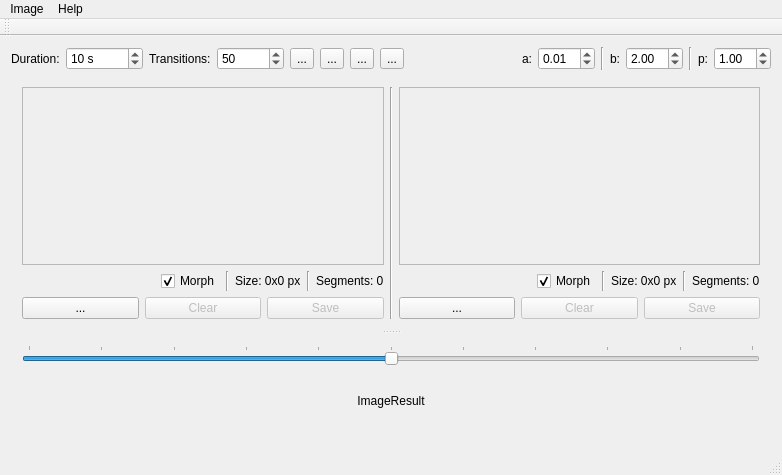
<?xml version="1.0" encoding="UTF-8"?>
<ui version="4.0">
 <class>MainWindow</class>
 <widget class="QMainWindow" name="MainWindow">
  <property name="geometry">
   <rect>
    <x>0</x>
    <y>0</y>
    <width>782</width>
    <height>475</height>
   </rect>
  </property>
  <property name="windowTitle">
   <string>ImageMorph</string>
  </property>
  <property name="windowIcon">
   <iconset resource="resources.qrc">
    <normaloff>:/images/images/monkey.png</normaloff>:/images/images/monkey.png</iconset>
  </property>
  <widget class="QWidget" name="centralWidget">
   <layout class="QVBoxLayout" name="verticalLayout">
    <item>
     <layout class="QHBoxLayout" name="horizontalLayout_5">
      <item>
       <widget class="QLabel" name="label">
        <property name="text">
         <string>Duration:</string>
        </property>
       </widget>
      </item>
      <item>
       <widget class="QSpinBox" name="duration_spin">
        <property name="suffix">
         <string> s</string>
        </property>
        <property name="minimum">
         <number>1</number>
        </property>
        <property name="maximum">
         <number>999999999</number>
        </property>
        <property name="value">
         <number>10</number>
        </property>
       </widget>
      </item>
      <item>
       <widget class="QLabel" name="label_5">
        <property name="text">
         <string>Transitions:</string>
        </property>
       </widget>
      </item>
      <item>
       <widget class="QSpinBox" name="trasitions_spin">
        <property name="minimum">
         <number>1</number>
        </property>
        <property name="maximum">
         <number>999999</number>
        </property>
        <property name="value">
         <number>50</number>
        </property>
       </widget>
      </item>
      <item>
       <widget class="QToolButton" name="play_button">
        <property name="text">
         <string>...</string>
        </property>
        <property name="icon">
         <iconset resource="resources.qrc">
          <normaloff>:/images/images/play.png</normaloff>:/images/images/play.png</iconset>
        </property>
       </widget>
      </item>
      <item>
       <widget class="QToolButton" name="stop_button">
        <property name="text">
         <string>...</string>
        </property>
        <property name="icon">
         <iconset resource="resources.qrc">
          <normaloff>:/images/images/stop.png</normaloff>:/images/images/stop.png</iconset>
        </property>
       </widget>
      </item>
      <item>
       <widget class="QToolButton" name="record_button">
        <property name="text">
         <string>...</string>
        </property>
        <property name="icon">
         <iconset resource="resources.qrc">
          <normaloff>:/images/images/record.png</normaloff>:/images/images/record.png</iconset>
        </property>
        <property name="checkable">
         <bool>true</bool>
        </property>
       </widget>
      </item>
      <item>
       <widget class="QToolButton" name="repeat_button">
        <property name="text">
         <string>...</string>
        </property>
        <property name="icon">
         <iconset resource="resources.qrc">
          <normaloff>:/images/images/repeat.png</normaloff>:/images/images/repeat.png</iconset>
        </property>
        <property name="checkable">
         <bool>true</bool>
        </property>
        <property name="checked">
         <bool>false</bool>
        </property>
        <property name="autoRaise">
         <bool>false</bool>
        </property>
       </widget>
      </item>
      <item>
       <spacer name="horizontalSpacer">
        <property name="orientation">
         <enum>Qt::Horizontal</enum>
        </property>
        <property name="sizeHint" stdset="0">
         <size>
          <width>40</width>
          <height>20</height>
         </size>
        </property>
       </spacer>
      </item>
      <item>
       <widget class="QLabel" name="label_2">
        <property name="text">
         <string>a:</string>
        </property>
       </widget>
      </item>
      <item>
       <widget class="QDoubleSpinBox" name="a_value_spin">
        <property name="minimum">
         <double>0.000000000000000</double>
        </property>
        <property name="singleStep">
         <double>0.010000000000000</double>
        </property>
        <property name="value">
         <double>0.010000000000000</double>
        </property>
       </widget>
      </item>
      <item>
       <widget class="Line" name="line_2">
        <property name="orientation">
         <enum>Qt::Vertical</enum>
        </property>
       </widget>
      </item>
      <item>
       <widget class="QLabel" name="label_3">
        <property name="text">
         <string>b:</string>
        </property>
       </widget>
      </item>
      <item>
       <widget class="QDoubleSpinBox" name="b_value_spin">
        <property name="minimum">
         <double>0.000000000000000</double>
        </property>
        <property name="singleStep">
         <double>0.010000000000000</double>
        </property>
        <property name="value">
         <double>2.000000000000000</double>
        </property>
       </widget>
      </item>
      <item>
       <widget class="Line" name="line_3">
        <property name="orientation">
         <enum>Qt::Vertical</enum>
        </property>
       </widget>
      </item>
      <item>
       <widget class="QLabel" name="label_4">
        <property name="text">
         <string>p:</string>
        </property>
       </widget>
      </item>
      <item>
       <widget class="QDoubleSpinBox" name="p_value_spin">
        <property name="minimum">
         <double>0.010000000000000</double>
        </property>
        <property name="singleStep">
         <double>0.010000000000000</double>
        </property>
        <property name="value">
         <double>1.000000000000000</double>
        </property>
       </widget>
      </item>
     </layout>
    </item>
    <item>
     <widget class="QSplitter" name="splitter">
      <property name="orientation">
       <enum>Qt::Vertical</enum>
      </property>
      <widget class="QWidget" name="layoutWidget">
       <layout class="QHBoxLayout" name="horizontalLayout">
        <item>
         <layout class="QVBoxLayout" name="image1_layout">
          <item>
           <widget class="QScrollArea" name="image1_scrollArea">
            <property name="widgetResizable">
             <bool>true</bool>
            </property>
            <widget class="QWidget" name="scrollAreaWidgetContents">
             <property name="geometry">
              <rect>
               <x>0</x>
               <y>0</y>
               <width>370</width>
               <height>205</height>
              </rect>
             </property>
             <layout class="QVBoxLayout" name="verticalLayout_5">
              <property name="leftMargin">
               <number>0</number>
              </property>
              <property name="topMargin">
               <number>0</number>
              </property>
              <property name="rightMargin">
               <number>0</number>
              </property>
              <property name="bottomMargin">
               <number>0</number>
              </property>
             </layout>
            </widget>
           </widget>
          </item>
          <item>
           <layout class="QHBoxLayout" name="horizontalLayout_6">
            <property name="bottomMargin">
             <number>0</number>
            </property>
            <item>
             <spacer name="horizontalSpacer_2">
              <property name="orientation">
               <enum>Qt::Horizontal</enum>
              </property>
              <property name="sizeHint" stdset="0">
               <size>
                <width>40</width>
                <height>20</height>
               </size>
              </property>
             </spacer>
            </item>
            <item>
             <widget class="QCheckBox" name="image1_morph_check">
              <property name="text">
               <string>Morph</string>
              </property>
              <property name="checked">
               <bool>true</bool>
              </property>
             </widget>
            </item>
            <item>
             <widget class="Line" name="line_7">
              <property name="orientation">
               <enum>Qt::Vertical</enum>
              </property>
             </widget>
            </item>
            <item>
             <widget class="QLabel" name="image1_info_size_label">
              <property name="text">
               <string>Size: 0x0 px</string>
              </property>
             </widget>
            </item>
            <item>
             <widget class="Line" name="line_4">
              <property name="orientation">
               <enum>Qt::Vertical</enum>
              </property>
             </widget>
            </item>
            <item>
             <widget class="QLabel" name="image1_info_label">
              <property name="text">
               <string>Segments: 0</string>
              </property>
             </widget>
            </item>
           </layout>
          </item>
          <item>
           <layout class="QHBoxLayout" name="adasdasdasd">
            <item>
             <widget class="QPushButton" name="image1_load_button">
              <property name="text">
               <string>...</string>
              </property>
             </widget>
            </item>
            <item>
             <widget class="QPushButton" name="image1_clearSeg_button">
              <property name="enabled">
               <bool>false</bool>
              </property>
              <property name="text">
               <string>Clear</string>
              </property>
             </widget>
            </item>
            <item>
             <widget class="QPushButton" name="image1_save_button">
              <property name="enabled">
               <bool>false</bool>
              </property>
              <property name="text">
               <string>Save</string>
              </property>
             </widget>
            </item>
           </layout>
          </item>
         </layout>
        </item>
        <item>
         <widget class="Line" name="line_6">
          <property name="orientation">
           <enum>Qt::Vertical</enum>
          </property>
         </widget>
        </item>
        <item>
         <layout class="QVBoxLayout" name="image2_layout">
          <item>
           <widget class="QScrollArea" name="image2_scrollArea">
            <property name="widgetResizable">
             <bool>true</bool>
            </property>
            <widget class="QWidget" name="scrollAreaWidgetContents_2">
             <property name="geometry">
              <rect>
               <x>0</x>
               <y>0</y>
               <width>369</width>
               <height>205</height>
              </rect>
             </property>
             <layout class="QVBoxLayout" name="verticalLayout_6">
              <property name="leftMargin">
               <number>0</number>
              </property>
              <property name="topMargin">
               <number>0</number>
              </property>
              <property name="rightMargin">
               <number>0</number>
              </property>
              <property name="bottomMargin">
               <number>0</number>
              </property>
             </layout>
            </widget>
           </widget>
          </item>
          <item>
           <layout class="QHBoxLayout" name="horizontalLayout_7">
            <property name="bottomMargin">
             <number>0</number>
            </property>
            <item>
             <spacer name="horizontalSpacer_3">
              <property name="orientation">
               <enum>Qt::Horizontal</enum>
              </property>
              <property name="sizeHint" stdset="0">
               <size>
                <width>40</width>
                <height>20</height>
               </size>
              </property>
             </spacer>
            </item>
            <item>
             <widget class="QCheckBox" name="image2_morph_check">
              <property name="text">
               <string>Morph</string>
              </property>
              <property name="checked">
               <bool>true</bool>
              </property>
             </widget>
            </item>
            <item>
             <widget class="Line" name="line_8">
              <property name="orientation">
               <enum>Qt::Vertical</enum>
              </property>
             </widget>
            </item>
            <item>
             <widget class="QLabel" name="image2_info_size_label">
              <property name="text">
               <string>Size: 0x0 px</string>
              </property>
             </widget>
            </item>
            <item>
             <widget class="Line" name="line_5">
              <property name="orientation">
               <enum>Qt::Vertical</enum>
              </property>
             </widget>
            </item>
            <item>
             <widget class="QLabel" name="image2_info_label">
              <property name="text">
               <string>Segments: 0</string>
              </property>
             </widget>
            </item>
           </layout>
          </item>
          <item>
           <layout class="QHBoxLayout" name="horizontalLayout_3">
            <item>
             <widget class="QPushButton" name="image2_load_button">
              <property name="text">
               <string>...</string>
              </property>
             </widget>
            </item>
            <item>
             <widget class="QPushButton" name="image2_clearSeg_button">
              <property name="enabled">
               <bool>false</bool>
              </property>
              <property name="text">
               <string>Clear</string>
              </property>
             </widget>
            </item>
            <item>
             <widget class="QPushButton" name="image2_save_button">
              <property name="enabled">
               <bool>false</bool>
              </property>
              <property name="text">
               <string>Save</string>
              </property>
             </widget>
            </item>
           </layout>
          </item>
         </layout>
        </item>
       </layout>
      </widget>
      <widget class="QWidget" name="layoutWidget">
       <layout class="QVBoxLayout" name="verticalLayout_4">
        <item>
         <layout class="QHBoxLayout" name="horizontalLayout_4">
          <item>
           <widget class="QSlider" name="image_weight_slider">
            <property name="minimum">
             <number>0</number>
            </property>
            <property name="maximum">
             <number>100</number>
            </property>
            <property name="value">
             <number>50</number>
            </property>
            <property name="sliderPosition">
             <number>50</number>
            </property>
            <property name="tracking">
             <bool>true</bool>
            </property>
            <property name="orientation">
             <enum>Qt::Horizontal</enum>
            </property>
            <property name="tickPosition">
             <enum>QSlider::TicksAbove</enum>
            </property>
            <property name="tickInterval">
             <number>10</number>
            </property>
           </widget>
          </item>
         </layout>
        </item>
        <item>
         <widget class="QLabel" name="imager_label">
          <property name="sizePolicy">
           <sizepolicy hsizetype="Expanding" vsizetype="Expanding">
            <horstretch>0</horstretch>
            <verstretch>0</verstretch>
           </sizepolicy>
          </property>
          <property name="text">
           <string>ImageResult</string>
          </property>
          <property name="alignment">
           <set>Qt::AlignCenter</set>
          </property>
         </widget>
        </item>
       </layout>
      </widget>
     </widget>
    </item>
   </layout>
  </widget>
  <widget class="QMenuBar" name="menuBar">
   <property name="geometry">
    <rect>
     <x>0</x>
     <y>0</y>
     <width>782</width>
     <height>20</height>
    </rect>
   </property>
   <widget class="QMenu" name="menuImage">
    <property name="title">
     <string>Image</string>
    </property>
    <addaction name="actionClear_all"/>
   </widget>
   <widget class="QMenu" name="menuHelp">
    <property name="title">
     <string>Help</string>
    </property>
    <addaction name="actionAbout"/>
    <addaction name="actionAbout_Qt"/>
   </widget>
   <addaction name="menuImage"/>
   <addaction name="menuHelp"/>
  </widget>
  <widget class="QToolBar" name="mainToolBar">
   <attribute name="toolBarArea">
    <enum>TopToolBarArea</enum>
   </attribute>
   <attribute name="toolBarBreak">
    <bool>false</bool>
   </attribute>
  </widget>
  <widget class="QStatusBar" name="statusBar"/>
  <action name="actionClear_all">
   <property name="text">
    <string>Clear all</string>
   </property>
  </action>
  <action name="actionAbout_Qt">
   <property name="text">
    <string>About Qt</string>
   </property>
  </action>
  <action name="actionAbout">
   <property name="text">
    <string>About ImageMorph</string>
   </property>
  </action>
 </widget>
 <layoutdefault spacing="6" margin="11"/>
 <resources>
  <include location="resources.qrc"/>
 </resources>
 <connections/>
</ui>
